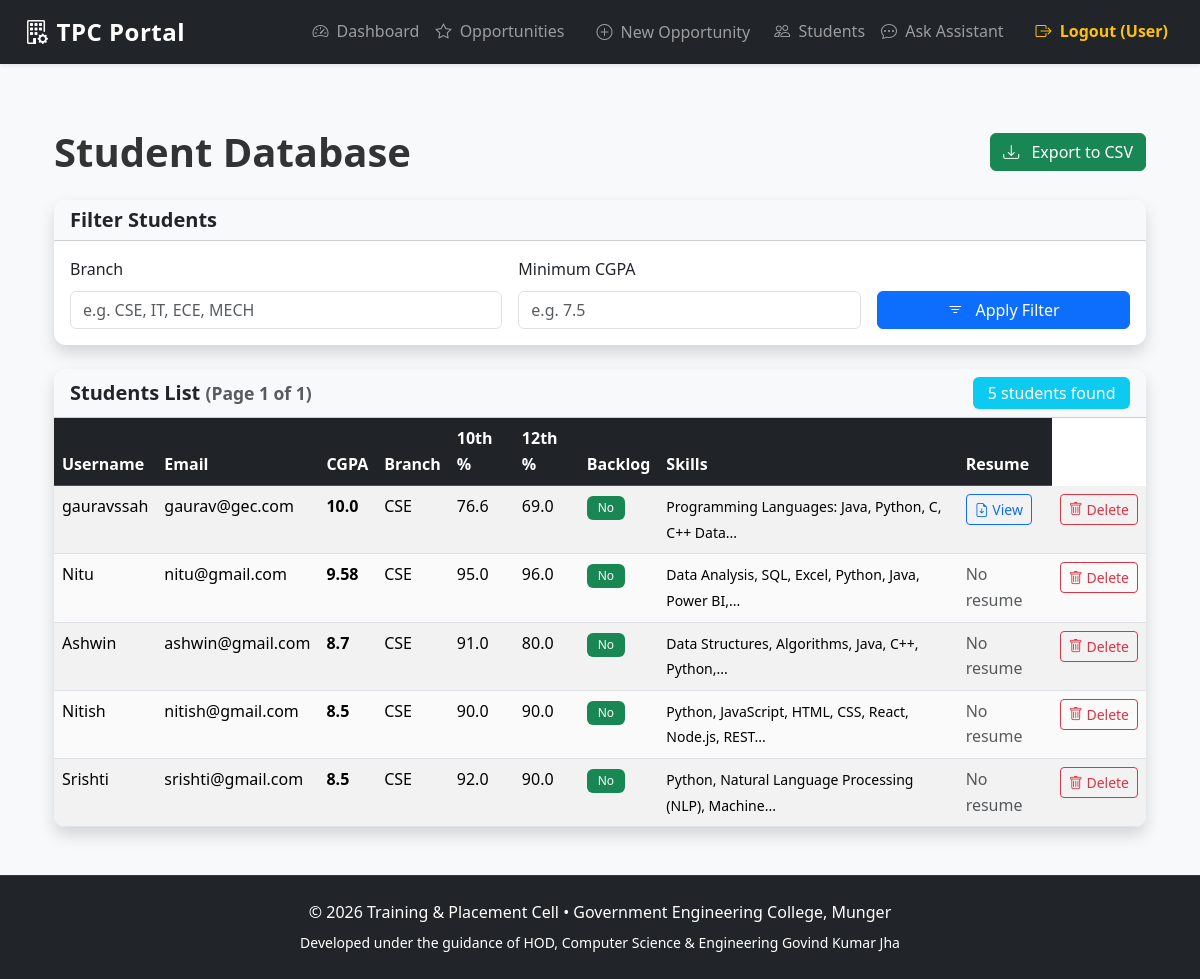
Page /admin/view_students (signed in) on the earlier database version.
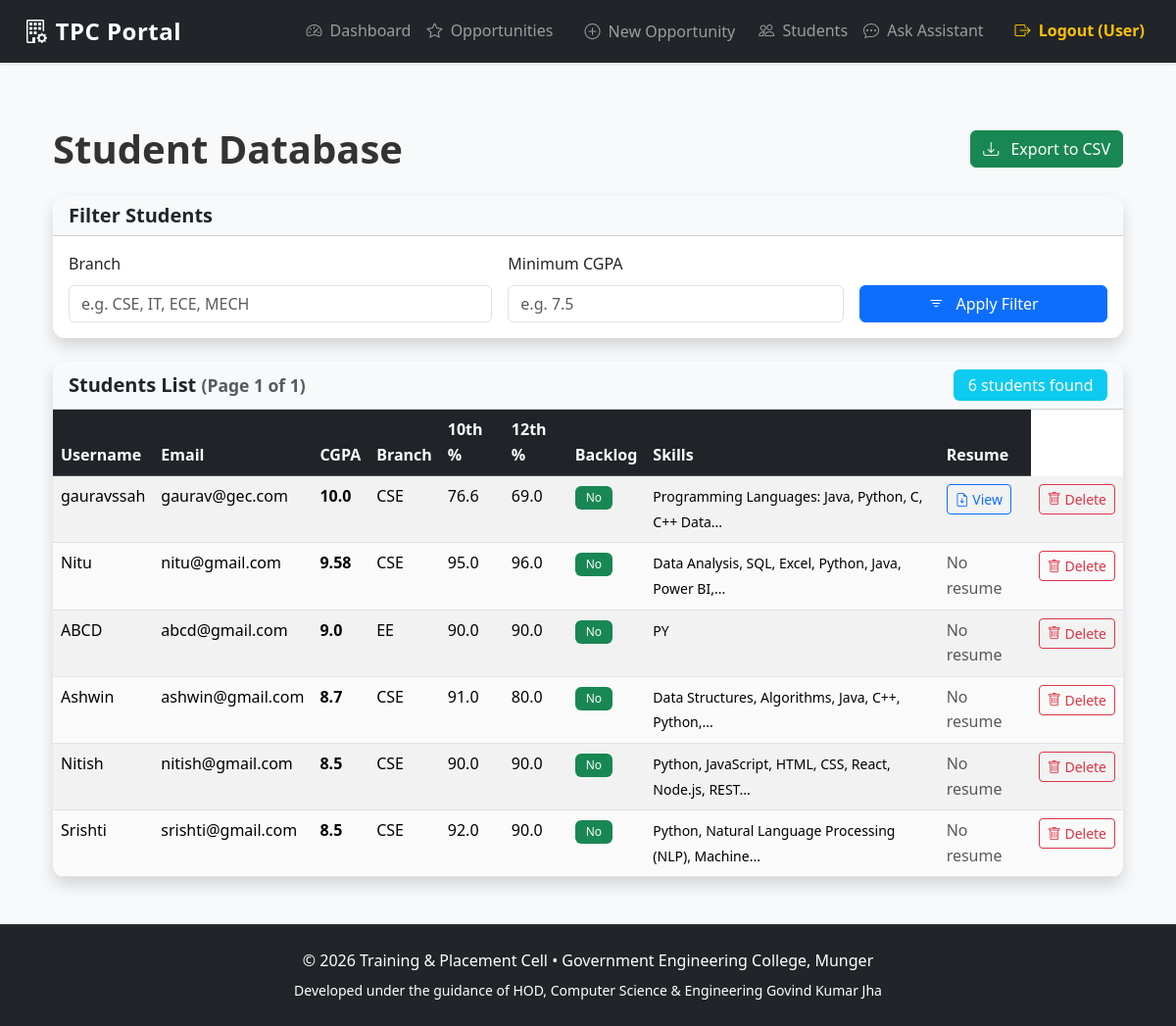
Same page on the later database version.
### app/models.py (models this page shows, shortened)
class StudentProfile(db.Model):
    __tablename__ = 'student_profiles'
    id = db.Column(db.Integer, primary_key=True)
    user_id = db.Column(db.Integer, db.ForeignKey('users.id'), unique=True, nullable=False)
    tenth_percentage = db.Column(db.Float, nullable=False)
    twelfth_percentage = db.Column(db.Float, nullable=False)
    cgpa = db.Column(db.Float, nullable=False)
    branch = db.Column(db.String(50), nullable=False)          # e.g. CSE, ECE, MECH
    skills = db.Column(db.Text)                                # comma separated or JSON
    has_backlog = db.Column(db.Boolean, default=False, nullable=False)
    resume_link = db.Column(db.String(255))                    # URL or path to uploaded file
    updated_at = db.Column(db.DateTime, default=datetime.utcnow, onupdate=datetime.utcnow)
    user = db.relationship('User', back_populates='student_profile')

class User(db.Model):
    __tablename__ = 'users'
    id = db.Column(db.Integer, primary_key=True)
    username = db.Column(db.String(50), unique=True, nullable=False, index=True)
    email = db.Column(db.String(120), unique=True, nullable=False, index=True)
    password = db.Column(db.String(255), nullable=False)  # hashed
    role = db.Column(db.String(20), nullable=False)       # 'Admin' or 'Student'
    created_at = db.Column(db.DateTime, default=datetime.utcnow)
    student_profile = db.relationship('StudentProfile', back_populates='user', uselist=False, cascade='all, delete-orphan')
    applications = db.relationship('Application', back_populates='student', lazy='dynamic')

### app/admin/routes.py (the view)
@bp.route('/view_students')
@admin_required
def view_students():
    page = request.args.get('page', 1, type=int)
    branch_filter = request.args.get('branch', '').strip()
    min_cgpa_filter = request.args.get('min_cgpa', type=float)
    query = StudentProfile.query.join(User).filter(User.role == 'Student')
    if branch_filter:
        query = query.filter(StudentProfile.branch.ilike(f'%{branch_filter}%'))
    if min_cgpa_filter is not None:
        query = query.filter(StudentProfile.cgpa >= min_cgpa_filter)
    students = query.order_by(StudentProfile.cgpa.desc())\
                    .paginate(page=page, per_page=15, error_out=False)
    return render_template('admin/view_students.html', students=students)

### app/admin/routes.py (called while the page is built)
def admin_required(f):
    @wraps(f)
    def decorated_function(*args, **kwargs):
        if 'user_id' not in session or session.get('role') != 'Admin':
            flash('You must be an admin to access this page.', 'danger')
            return redirect(url_for('auth.login'))
        return f(*args, **kwargs)
    return decorated_function

### templates/admin/view_students.html (shortened to what this page needs)
{% extends "base.html" %}
{% block content %}
<div class="container py-4">
    <div class="d-flex justify-content-between align-items-center mb-4">
        <h1 class="mb-0">Student Database</h1>
        <a href="{{ url_for('admin.export_students', branch=request.args.get('branch', ''), min_cgpa=request.args.get('min_cgpa', '')) }}" class="btn btn-success">
            <i class="bi bi-download me-2"></i> Export to CSV
        </a>
    </div>
    <div class="card shadow border-0 mb-4">
        <div class="card-header bg-light">
            <h5 class="mb-0">Filter Students</h5>
        </div>
        <div class="card-body">
            <form method="GET" class="row g-3">
                <div class="col-md-5">
                    <label for="branch" class="form-label">Branch</label>
                    <input type="text"
                           class="form-control"
                           id="branch"
                           name="branch"
                           value="{{ request.args.get('branch', '') }}"
                           placeholder="e.g. CSE, IT, ECE, MECH">
                </div>
                <div class="col-md-4">
                    <label for="min_cgpa" class="form-label">Minimum CGPA</label>
                    <input type="number"
                           step="0.01"
                           min="0"
                           max="10"
                           class="form-control"
                           id="min_cgpa"
                           name="min_cgpa"
                           value="{{ request.args.get('min_cgpa', '') }}"
                           placeholder="e.g. 7.5">
                </div>
                <div class="col-md-3 d-flex align-items-end">
                    <button type="submit" class="btn btn-primary w-100">
                        <i class="bi bi-filter me-2"></i> Apply Filter
                    </button>
                </div>
            </form>
        </div>
    </div>
    <div class="card shadow border-0">
        <div class="card-header bg-light d-flex justify-content-between align-items-center">
            <h5 class="mb-0">Students List
                <small class="text-muted">(Page {{ students.page }} of {{ students.pages }})</small>
            </h5>
            <span class="badge bg-info fs-6">
                {{ students.total }} student{{ 's' if students.total != 1 else '' }} found
            </span>
        </div>
        <div class="card-body p-0">
            {% if students.items %}
            <div class="table-responsive">
                <table class="table table-hover table-striped mb-0">
                    <thead class="table-dark">
                        <tr>
                            <th>Username</th>
                            <th>Email</th>
                            <th>CGPA</th>
                            <th>Branch</th>
                            <th>10th %</th>
                            <th>12th %</th>
                            <th>Backlog</th>
                            <th>Skills</th>
                            <th>Resume</th>
                        </tr>
                    </thead>
                    <tbody>
                        {% for profile in students.items %}
                        <tr>
                            <td>{{ profile.user.username }}</td>
                            <td>{{ profile.user.email }}</td>
                            <td class="fw-bold">{{ profile.cgpa | round(2) }}</td>
                            <td>{{ profile.branch }}</td>
                            <td>{{ profile.tenth_percentage | round(2) }}</td>
                            <td>{{ profile.twelfth_percentage | round(2) }}</td>
                            <td>
                                {% if profile.has_backlog %}
                                    <span class="badge bg-danger">Yes</span>
                                {% else %}
                                    <span class="badge bg-success">No</span>
                                {% endif %}
                            </td>
                            <td>
                                {% if profile.skills %}
                                    <small>{{ profile.skills | truncate(60) }}</small>
                                {% else %}
                                    <small class="text-muted">Not specified</small>
                                {% endif %}
                            </td>
                            <td>
                                {% if profile.resume_link %}
                                    <a href="{{ profile.resume_link }}" target="_blank" class="btn btn-sm btn-outline-primary">
                                        <i class="bi bi-file-earmark-arrow-down"></i> View
                                    </a>
                                {% else %}
                                    <span class="text-muted">No resume</span>
                                {% endif %}
                            </td>
                            <td class="text-end">
                                <form action="{{ url_for('admin.delete_student', user_id=profile.user.id) }}" method="post" class="d-inline" onsubmit="return confirm('Delete this student and their applications?');">
                                    <button type="submit" class="btn btn-sm btn-outline-danger">
                                        <i class="bi bi-trash"></i> Delete
                                    </button>
                                </form>
                            </td>
                        </tr>
                        {% endfor %}
                    </tbody>
                </table>
            </div>
            {% else %}
            <div class="text-center py-5">
                <h4 class="text-muted">No students found matching the criteria.</h4>
                <p>Try adjusting the filters or clear them.</p>
            </div>
            {% endif %}
        </div>
    </div>
</div>
{% endblock %}
{% block extra_head %}
<link rel="stylesheet" href="https://cdn.jsdelivr.net/npm/bootstrap-icons@1.11.3/font/bootstrap-icons.min.css">
{% endblock %}

### templates/base.html (shortened to what this page needs)
<!DOCTYPE html>
<html lang="en">
<head>
    <link href="https://cdn.jsdelivr.net/npm/bootstrap@5.3.3/dist/css/bootstrap.min.css"
          rel="stylesheet"
>
    <link rel="stylesheet" href="https://cdn.jsdelivr.net/npm/bootstrap-icons@1.11.3/font/bootstrap-icons.min.css">
    <link rel="stylesheet" href="{{ url_for('static', filename='css/styles.css') }}">
    {% block extra_head %}{% endblock %}
</head>
<body class="bg-light">
    <nav class="navbar navbar-expand-lg navbar-dark bg-dark shadow-sm">
        <div class="container-fluid px-4">
            <a class="navbar-brand fw-bold fs-4" href="{{ url_for('main.index') }}">
                <i class="bi bi-building-gear me-2"></i>TPC Portal
            </a>
            <div class="collapse navbar-collapse" id="navbarNav">
                <ul class="navbar-nav ms-auto align-items-center">
                    {% if 'user_id' in session %}
                        {% if session.role == 'Admin' %}
                            <li class="nav-item">
                                <a class="nav-link" href="{{ url_for('admin.dashboard') }}">
                                    <i class="bi bi-speedometer2 me-1"></i> Dashboard
                                </a>
                            </li>
                            <li class="nav-item">
                                <a class="nav-link" href="{{ url_for('admin.opportunities') }}">
                                    <i class="bi bi-star me-1"></i> Opportunities
                                </a>
                            </li>
                            <li class="nav-item">
                                <a class="nav-link btn ms-2 px-3" href="{{ url_for('admin.new_opportunity') }}">
                                    <i class="bi bi-plus-circle me-1"></i> New Opportunity
                                </a>
                            </li>
                            <li class="nav-item">
                                <a class="nav-link" href="{{ url_for('admin.view_students') }}">
                                    <i class="bi bi-people me-1"></i> Students
                                </a>
                            </li>
                        {% endif %}
                        <li class="nav-item">
                            <a class="nav-link" href="{{ url_for('chatbot.chatbot_page') }}">
                                <i class="bi bi-chat-dots me-1"></i> Ask Assistant
                            </a>
                        </li>
                        <li class="nav-item ms-3">
                            <a class="nav-link text-warning fw-semibold" href="{{ url_for('auth.logout') }}">
                                <i class="bi bi-box-arrow-right me-1"></i> Logout ({{ session.username if 'username' in session else 'User' }})
                            </a>
                        </li>
                    {% endif %}
                </ul>
            </div>
        </div>
    </nav>
    <main class="container py-4">
        {% block content %}{% endblock %}
    </main>
    <footer class="bg-dark text-white text-center py-4 mt-auto">
        <div class="container">
            <p class="mb-1">
                © {{ current_year }} Training & Placement Cell •
                <a href="#" class="text-white text-decoration-none">Government Engineering College, Munger</a>
            </p>
            <small> Developed under the guidance of HOD, Computer Science & Engineering Govind Kumar Jha </small>
        </div>
    </footer>
</body>
</html>

### static/css/styles.css (style rules this page uses)
:root { --primary: #0d6efd; --primary-dark: #0b5ed7; --success: #198754; --warning: #ffc107; --danger: #dc3545; --info: #0dcaf0; --light-bg: #f8f9fa; --dark-bg: #212529; }
body { font-family: 'Segoe UI', system-ui, -apple-system, sans-serif; background-color: var(--light-bg); color: #333; line-height: 1.6; }
h1, h2, h3, h4, h5, h6 { font-weight: 600; }
main { min-height: calc(100vh - 180px); }
.navbar-dark .navbar-brand { font-weight: 700; letter-spacing: 0.5px; }
.nav-link { transition: color 0.2s ease; }
.card { border-radius: 12px; overflow: hidden; }
.shadow-sm { box-shadow: 0 0.125rem 0.25rem rgba(0, 0, 0, 0.075) !important; }
.btn { font-weight: 500; transition: all 0.15s ease; white-space: nowrap; }
.btn-primary { background-color: var(--primary); border-color: var(--primary); }
.btn-success { background-color: var(--success); border-color: var(--success); }
.badge { font-weight: 500; padding: 0.5em 0.9em; }
.table { --bs-table-bg: white; --bs-table-accent-bg: rgba(0,0,0,0.02); }
.table-hover tbody tr { transition: background-color 0.15s ease-in-out; }
.form-label { font-weight: 500; margin-bottom: 0.5rem; }
footer { border-top: 1px solid #343a40; }

Differences in the rows shown:
added StudentProfile: user.username "ABCD", user.email "abcd@gmail.com", cgpa "9.0", branch "EE", tenth_percentage "90.0", twelfth_percentage "90.0", has_backlog "No", skills "PY", resume_link "No resume"
Other differences:
{{ students.total }}: "5" → "6"
